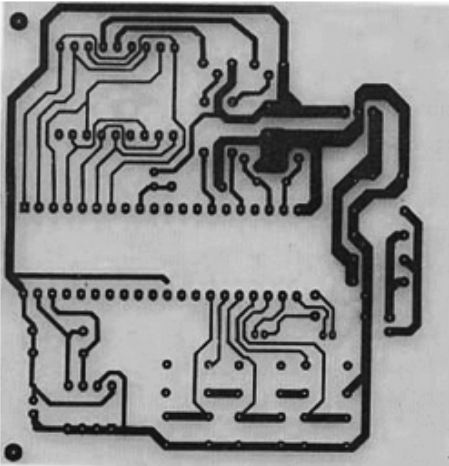
//> input picture test4.jpg, 449 x 466 px
$ ./skeleton   (built with g++ and OpenCV 4)
//> lines starting //> are read from the running program, lines starting //| are printed output that depends on the picture; after the words box and inside, x2 and y2 are one past the last pixel; in counts of white or black regions, pixels touching at a corner belong together
#include <opencv2/imgproc/imgproc.hpp>
#include <opencv2/objdetect/objdetect.hpp>
#include <opencv2/highgui/highgui.hpp>
#include<vector>
#include<iostream>
#include<algorithm>

using std::vector;

vector<int> GetFlags(int a[], int length)
{
	vector<int> vec;
	int neighbour[] = { 1, 2, 4, 8, 16, 32, 64, 128, 1, 2, 4, 8, 16, 32, 64 };
	for (int i = 0; i<length; i++)
	{
		for (int j = 0; j<8; j++)
		{
			int sum = 0;
			for (int k = j; k <= j + a[i]; k++)
				sum += neighbour[k];
			vec.push_back(sum);
			std::cout << sum << " ";
		}
	}
	std::cout << std::endl;
	return vec;
}
void skeleton(cv::Mat &Input) //Input-binary image
{
	int a0[] = { 1, 2, 3, 4, 5, 6 };
	int a1[] = { 2 };
	int a2[] = { 2, 3 };
	int a3[] = { 2, 3, 4 };
	int a4[] = { 2, 3, 4, 5 };
	int a5[] = { 2, 3, 4, 5, 6 };
	vector<int> A0 = GetFlags(a0, 6);

	vector<int> A1 = GetFlags(a1, 1);

	vector<int> A2 = GetFlags(a2, 2);
	vector<int> A3 = GetFlags(a3, 3);
	vector<int> A4 = GetFlags(a4, 4);
	vector<int> A5 = GetFlags(a5, 5);
	vector<cv::Point2i> border;
	bool modify = true;
	int neighbour[3][3] = {
		{ 128, 1, 2 },
		{ 64, 0, 4 },
		{ 32, 16, 8 }
	};
	int row = Input.rows;
	int col = Input.cols;
	while (modify)
	{
		modify = false;
		// flag the border Pharse 0
		for (int m = 1; m<row - 1; ++m)
		{
			for (int n = 1; n<col - 1; ++n)
			{
				int weight = 0;
				for (int j = -1; j <= 1; ++j)
				{
					for (int k = -1; k <= 1; k++)
					{
						weight += neighbour[j + 1][k + 1] * Input.at<uchar>(m + j, n + k);
					}
				}
				if (std::find(A0.begin(), A0.end(), weight) != A0.end())
					border.push_back(cv::Point2i(m, n));
			}
		}
		//Pharse 1
		vector<cv::Point2i>::iterator first = border.begin();
		while (first != border.end())
		{
			int weight = 0;
			for (int j = -1; j <= 1; ++j)
			{
				for (int k = -1; k <= 1; k++)
				{
					weight += neighbour[j + 1][k + 1] * Input.at<uchar>((*first).x + j, (*first).y + k);
				}
			}
			if (std::find(A1.begin(), A1.end(), weight) != A1.end())
			{
				Input.at<uchar>((*first).x, (*first).y) = 0;
				first = border.erase(first);
			}
			else
				++first;
		}
		//Pharse2
		first = border.begin();
		while (first != border.end())
		{
			int weight = 0;
			for (int j = -1; j <= 1; ++j)
			{
				for (int k = -1; k <= 1; k++)
				{
					weight += neighbour[j + 1][k + 1] * Input.at<uchar>((*first).x + j, (*first).y + k);
				}
			}
			if (std::find(A2.begin(), A2.end(), weight) != A2.end())
			{
				Input.at<uchar>((*first).x, (*first).y) = 0;
				first = border.erase(first);
			}
			else
				++first;
		}
		//Pharse3
		first = border.begin();
		while (first != border.end())
		{
			int weight = 0;
			for (int j = -1; j <= 1; ++j)
			{
				for (int k = -1; k <= 1; k++)
				{
					weight += neighbour[j + 1][k + 1] * Input.at<uchar>((*first).x + j, (*first).y + k);
				}
			}
			if (std::find(A3.begin(), A3.end(), weight) != A3.end())
			{
				Input.at<uchar>((*first).x, (*first).y) = 0;
				first = border.erase(first);
			}
			else
				++first;
		}
		//Pharse4
		first = border.begin();
		while (first != border.end())
		{
			int weight = 0;
			for (int j = -1; j <= 1; ++j)
			{
				for (int k = -1; k <= 1; k++)
				{
					weight += neighbour[j + 1][k + 1] * Input.at<uchar>((*first).x + j, (*first).y + k);
				}
			}
			if (std::find(A4.begin(), A4.end(), weight) != A4.end())
			{
				Input.at<uchar>((*first).x, (*first).y) = 0;
				first = border.erase(first);
			}
			else
				++first;
		}
		//Pharse5
		first = border.begin();
		while (first != border.end())
		{
			int weight = 0;
			for (int j = -1; j <= 1; ++j)
			{
				for (int k = -1; k <= 1; k++)
				{
					weight += neighbour[j + 1][k + 1] * Input.at<uchar>((*first).x + j, (*first).y + k);
				}
			}
			if (std::find(A5.begin(), A5.end(), weight) != A5.end())
			{
				Input.at<uchar>((*first).x, (*first).y) = 0;
				first = border.erase(first);
				modify = true;
			}
			else
				++first;
		}
		//Pharse6
		border.clear();
	}
	for (int m = 1; m<row - 1; ++m)
	{
		for (int n = 1; n<col - 1; ++n)
		{
			int weight = 0;
			for (int j = -1; j <= 1; ++j)
			{
				for (int k = -1; k <= 1; k++)
				{
					weight += neighbour[j + 1][k + 1] * Input.at<uchar>(m + j, n + k);
				}
			}
			if (std::find(A0.begin(), A0.end(), weight) != A0.end())
				Input.at<uchar>(m, n) = 0;;
		}
	}

}
int main()
{
	cv::Mat raw = cv::imread("test4.jpg");
//> raw is the input picture: 466 rows x 449 cols, CV_8UC3; min 0, max 255, mean 142.2
	cv::Mat image(raw.rows, raw.cols, CV_8UC1);
	cv::cvtColor(raw, image, CV_RGB2GRAY);
	cv::Mat binaryImage(image.rows, image.cols, CV_8UC1);
	cv::threshold(image, binaryImage, 80, 1, 1);
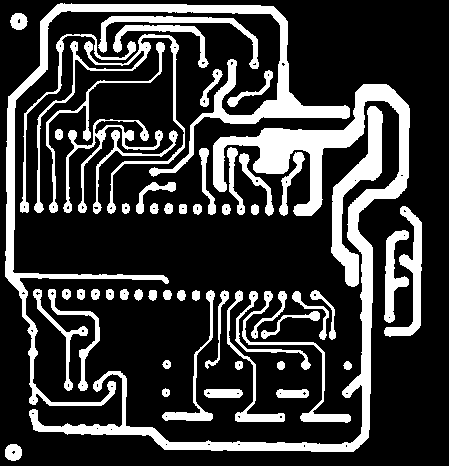
//> binaryImage: 466 rows x 449 cols, CV_8UC1; values 0 (black) and 1 (white), 22.8% white; 57 white regions, largest, box (x1, y1, x2, y2) and area: (29, 84, 410, 452) 13253, (5, 3, 350, 406) 9717, (331, 106, 383, 287) 2816

	cv::imshow("input", image);
	skeleton(binaryImage);
//> (the run ends here: the time limit is reached, at `vector<cv::Point2i>::iterator first = border.begin();`)
